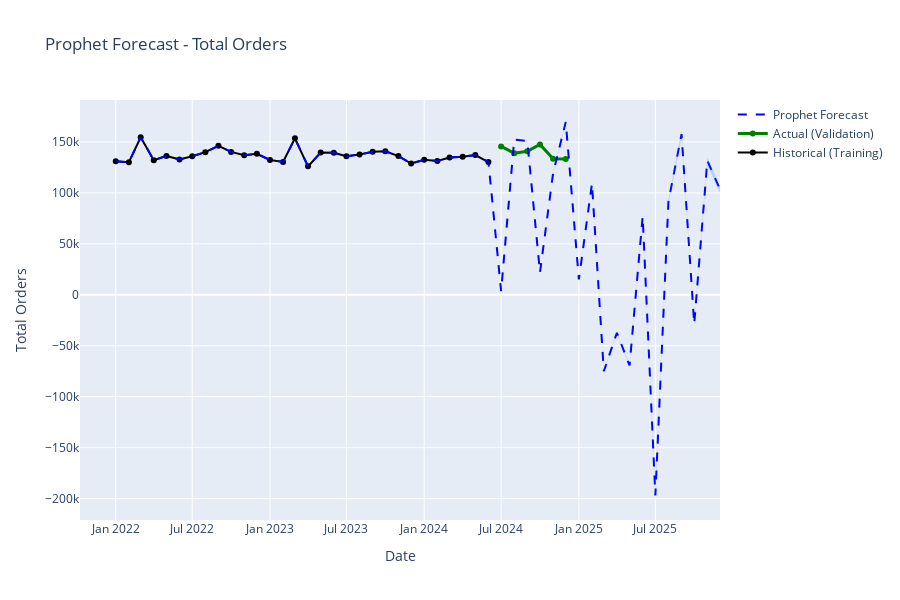
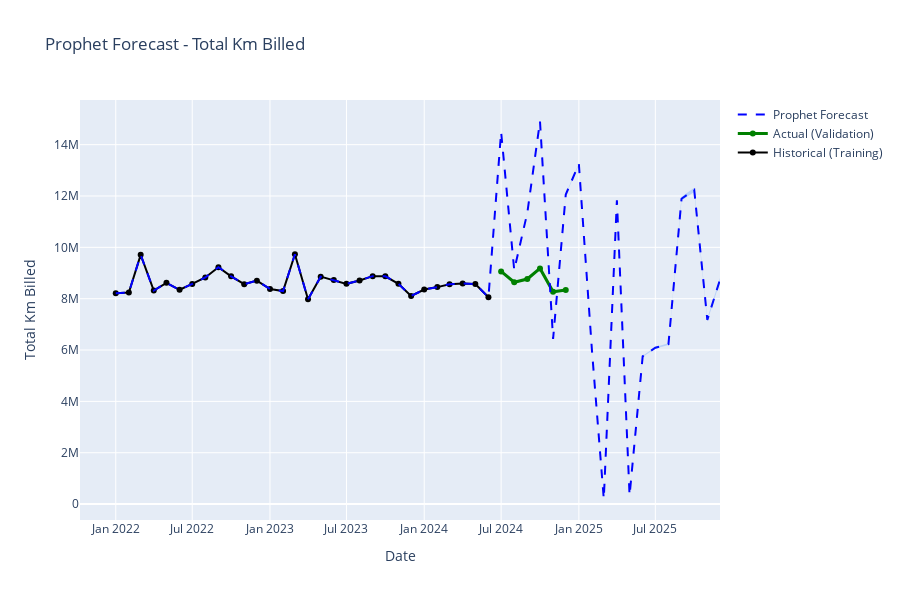
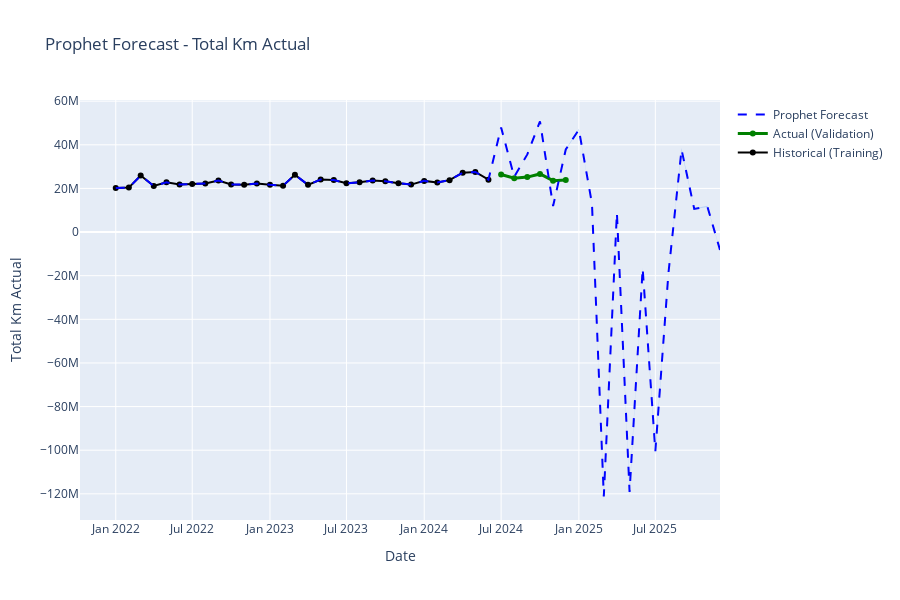
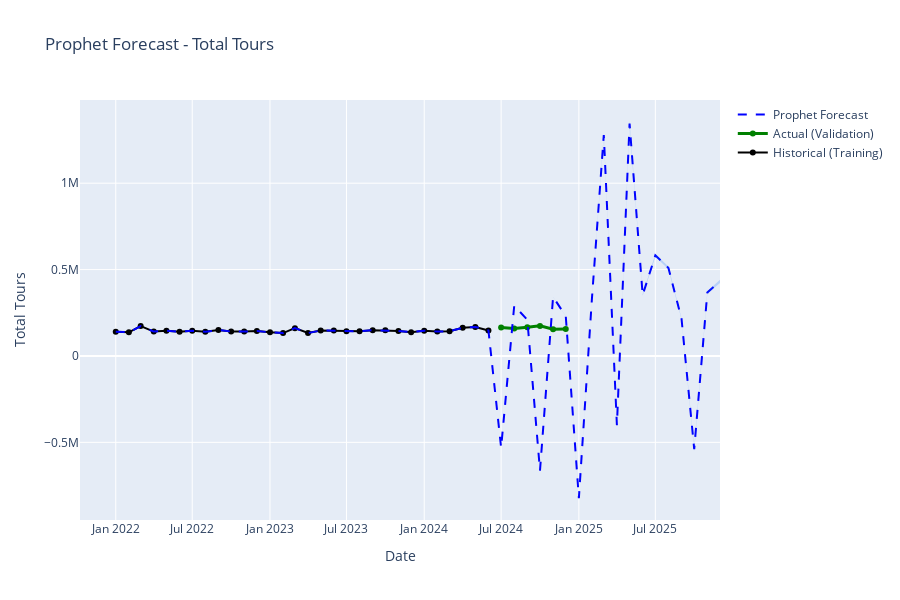

Notebook source saved alongside these figures, in order:
### Markdown cell above
## Section 7: Forecast Visualization

Plot Prophet forecasts with confidence intervals.

### Code cell
# Visualize forecasts
for metric in target_metrics:
    forecast_df = future_forecasts[metric]
    
    fig = go.Figure()
    
    # Historical training data
    fig.add_trace(
        go.Scatter(
            x=train_df['date'],
            y=train_df[metric],
            mode='lines+markers',
            name='Historical (Training)',
            line=dict(color='black', width=2)
        )
    )
    
    # Actual validation values
    fig.add_trace(
        go.Scatter(
            x=val_df['date'],
            y=val_df[metric],
            mode='lines+markers',
            name='Actual (Validation)',
            line=dict(color='green', width=3)
        )
    )
    
    # Prophet forecast
    fig.add_trace(
        go.Scatter(
            x=forecast_df['ds'],
            y=forecast_df['yhat'],
            mode='lines',
            name='Prophet Forecast',
            line=dict(color='blue', width=2, dash='dash')
        )
    )
    
    # Confidence interval (80%)
    fig.add_trace(
        go.Scatter(
            x=forecast_df['ds'],
            y=forecast_df['yhat_upper'],
            mode='lines',
            name='Upper 80% CI',
            line=dict(width=0),
            showlegend=False
        )
    )
    
    fig.add_trace(
        go.Scatter(
            x=forecast_df['ds'],
            y=forecast_df['yhat_lower'],
            mode='lines',
            name='Lower 80% CI',
            fill='tonexty',
            fillcolor='rgba(0, 100, 255, 0.2)',
            line=dict(width=0),
            showlegend=False
        )
    )
    
    fig.update_layout(
        title=f"Prophet Forecast - {metric.replace('_', ' ').title()}",
        xaxis_title="Date",
        yaxis_title=metric.replace('_', ' ').title(),
        height=600,
        hovermode='x unified'
    )
    
    fig.show()
    
    # Save
    results_dir = Path('../results')
    results_dir.mkdir(exist_ok=True)
    fig.write_html(results_dir / f'prophet_forecast_{metric}.html')
    print(f"\n✓ Saved: results/prophet_forecast_{metric}.html")
